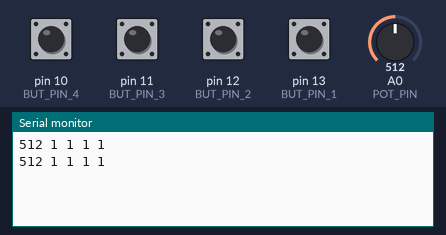
The sketch below on a simulated Arduino Uno, built with avr-gcc and run on an emulated ATmega328P. Shown: the last lines printed to the serial monitor. The inputs (shaded band) are chosen by the test bench; at power-on: pin 10 (BUT_PIN_4), pin 11 (BUT_PIN_3), pin 12 (BUT_PIN_2), pin 13 (BUT_PIN_1) HIGH, A0 (POT_PIN) = 512.

Above: at 2.2 s.
2.3 s: A0 (POT_PIN) set to 716
At 3.6 s:
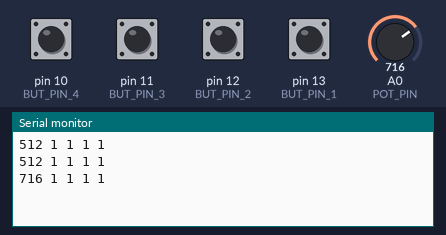
3.8 s: pin 10 (BUT_PIN_4) pulled LOW for 1.2 s
At 4.6 s:
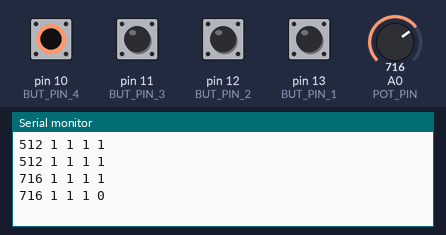
6.5 s: pin 11 (BUT_PIN_3) pulled LOW for 1.2 s
At 7.8 s:
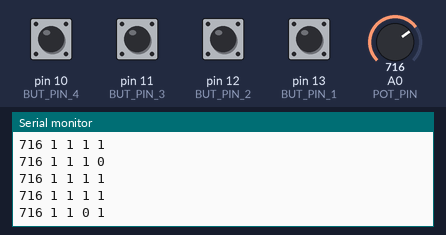
9.2 s: pin 12 (BUT_PIN_2) pulled LOW for 1.2 s
At 10.5 s:
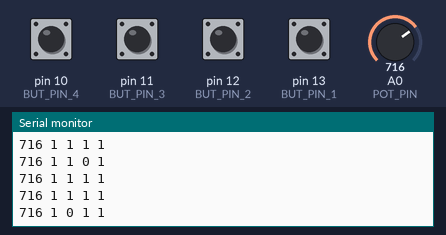
11.9 s: pin 13 (BUT_PIN_1) pulled LOW for 1.2 s
At 12.8 s:
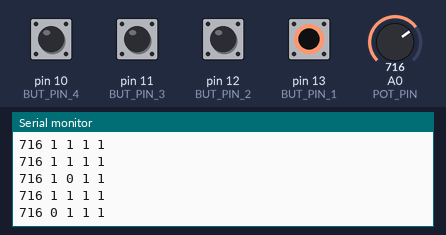
14.6 s: A0 (POT_PIN) set to 900
At 15.6 s:
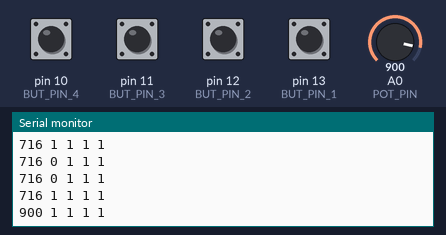
Timing chart, 0 to 17.1 s (numbered marks = the images above; inputs shaded):
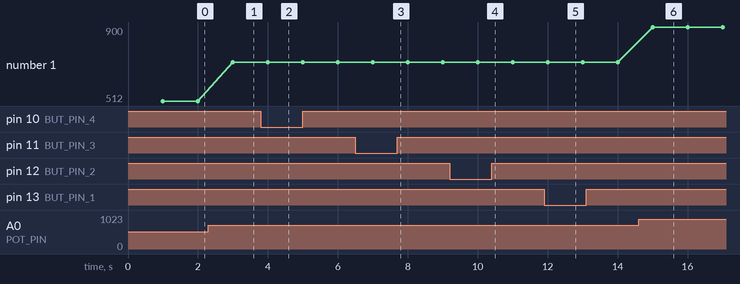

The sketch:

ArduinoUnoDjDeck.ino
```cpp
/*
  * Digital read of 4 buttons and analog read of one potentiometer
  * Used to create a simple DJ Deck to control 4 sounds with the buttons and the volume with the potentiometer
  *
  * Creator : Evangelos Stamatis
  * Date    : 2-8-2023
  */

/*CODE used for an Arduino Uno*/

//potentiometer connected pin
#define POT_PIN A0
//button connected pin
#define BUT_PIN_1 13
#define BUT_PIN_2 12
#define BUT_PIN_3 11
#define BUT_PIN_4 10

int pin_values[2];
void setup() {
  // put your setup code here, to run once:
  Serial.begin(9600);
  pinMode(BUT_PIN_1, INPUT_PULLUP);
  pinMode(BUT_PIN_2, INPUT_PULLUP);
  pinMode(BUT_PIN_3, INPUT_PULLUP);
  pinMode(BUT_PIN_4, INPUT_PULLUP);
  delay(1000);

}

void loop() {
  // put your main code here, to run repeatedly:
  for(int i=0; i<5; i++){
    if(i == 0){
      pin_values[i] = analogRead(POT_PIN);
    }else if(i == 1){
      pin_values[i] = digitalRead(BUT_PIN_1);
    }else if(i == 2){
      pin_values[i] = digitalRead(BUT_PIN_2);
    }else if(i == 3){
      pin_values[i] = digitalRead(BUT_PIN_3);
    }else if(i == 4){
      pin_values[i] = digitalRead(BUT_PIN_4);
    }
    Serial.print(pin_values[i]);
    Serial.print(" ");
  }
  Serial.println();
  delay(1000);
}
```

Measured:
- after the input at 2.3 s, the serial monitor: prints a new line after 0.70 s (image 1)
- after the input at 3.8 s, the serial monitor: prints a new line after 0.20 s (image 2)
- after the input at 6.5 s, the serial monitor: prints a new line after 0.50 s (image 3)
- after the input at 9.2 s, the serial monitor: prints a new line after 0.81 s (image 4)
- after the input at 11.9 s, the serial monitor: prints a new line after 0.11 s (image 5)
- after the input at 14.6 s, the serial monitor: prints a new line after 0.41 s (image 6)
- plotted number 1: 512 → 716 after the input at 2.3 s, 716 → 900 after the input at 14.6 s
